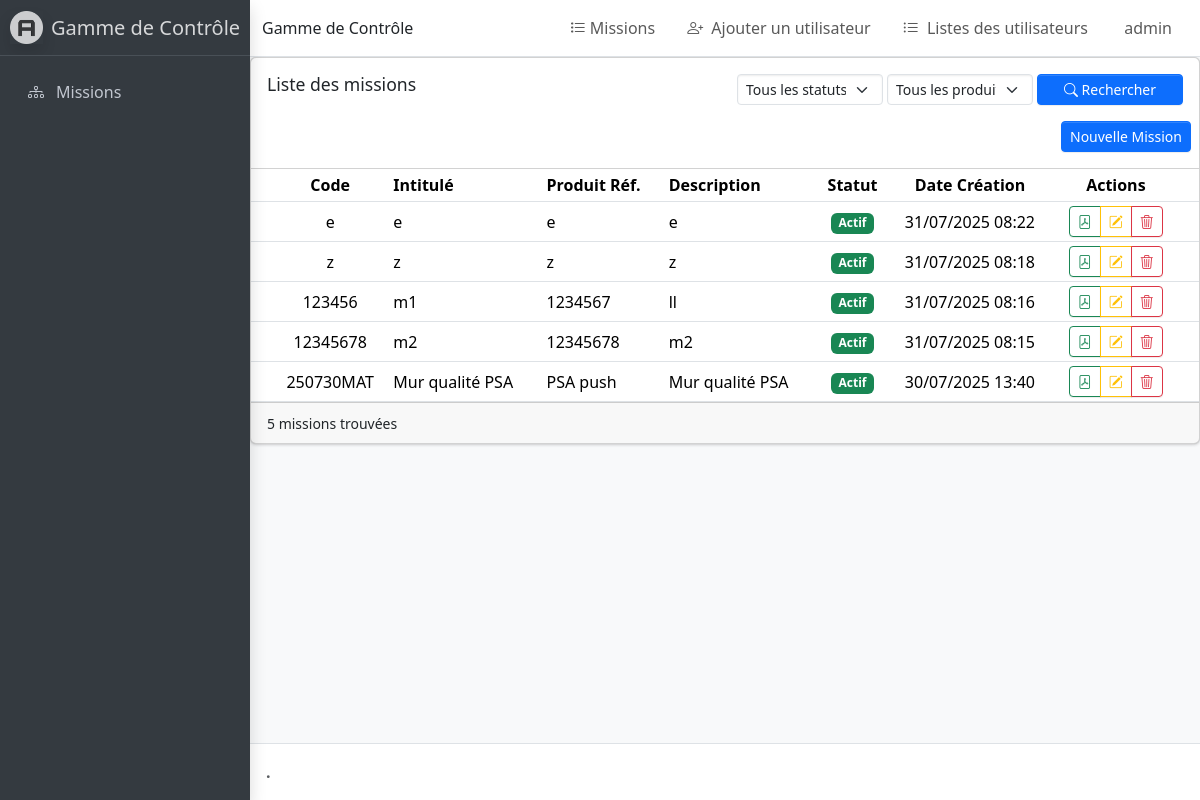
Before: /gamme/missioncontrole/list/ (signed in) with the older database file.
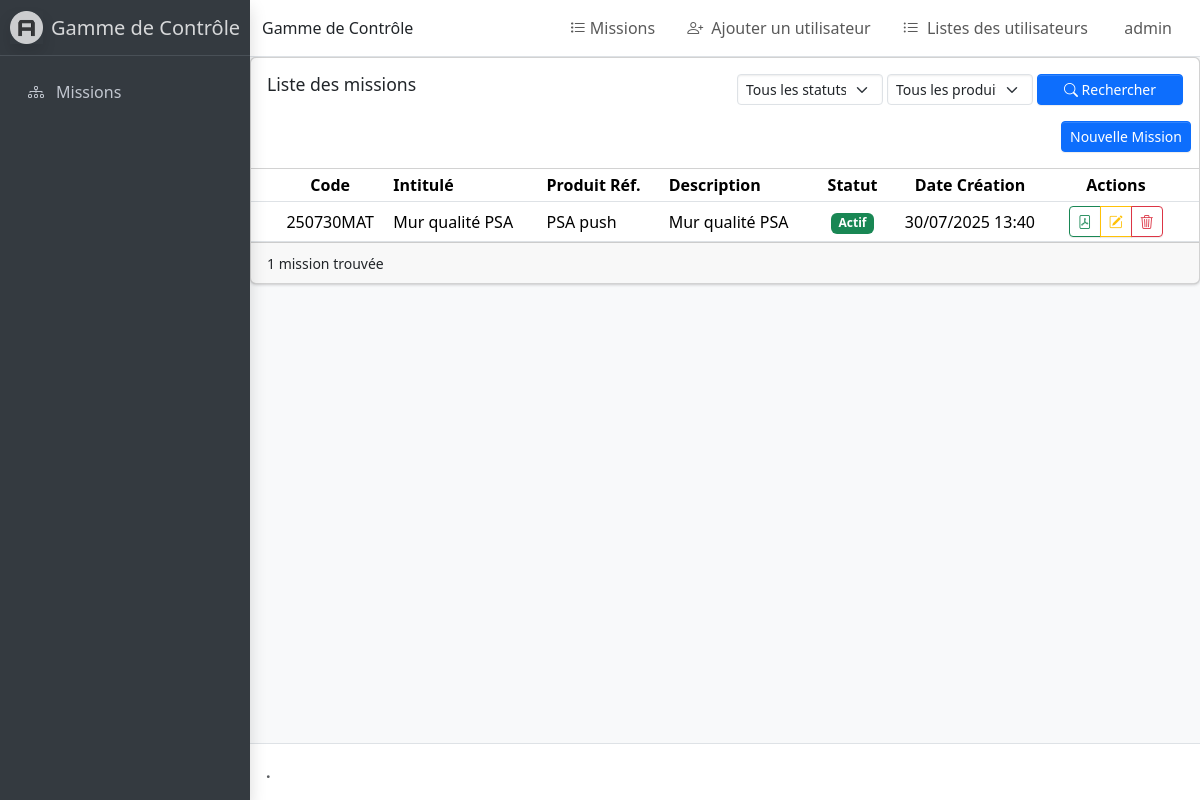
After: the same page with the newer database file.
### Gamme/models.py (models this page shows, shortened)
class MissionControle(models.Model):
    id = models.AutoField(primary_key=True)
    code = models.CharField(max_length=100, unique=True)
    intitule = models.CharField(max_length=100)
    description = models.TextField()
    produitref = models.CharField(max_length=100)
    statut = models.BooleanField(default=True)
    pdf_file = models.FileField(upload_to='gammes_pdf/', null=True, blank=True)
    date_creation = models.DateTimeField(auto_now_add=True)
    date_mise_a_jour = models.DateTimeField(auto_now=True)
    created_by = models.ForeignKey(User, on_delete=models.CASCADE, related_name='mission_created')
    updated_by = models.ForeignKey(User, on_delete=models.CASCADE, related_name='mission_updated', null=True, blank=True)

### Gamme/views.py (the view, shortened to what this page needs)
# urls.py: path('gamme/missioncontrole/list/', MissionControleListView.as_view(), name='missioncontrole_list'),
class MissionControleListView(LoginRequiredMixin, UserPassesTestMixin, ListView):
    model = MissionControle
    template_name = 'gamme/missioncontrole_list.html'
    def test_func(self):
        return self.request.user.is_authenticated
    def get_queryset(self):
        queryset = super().get_queryset()
        if self.request.user.is_op:
            queryset = queryset.filter(statut=True)
        else:
            statut = self.request.GET.get('statut')
            if statut == '1':
                queryset = queryset.filter(statut=True)
            elif statut == '0':
                queryset = queryset.filter(statut=False)
        produitref = self.request.GET.get('produitref')
        if produitref:
            queryset = queryset.filter(produitref__icontains=produitref)
        return queryset.order_by('-date_creation')
    def get_context_data(self, **kwargs):
        context = super().get_context_data(**kwargs)
        produits = MissionControle.objects.values_list('produitref', flat=True).distinct()
        context['produits'] = sorted([p for p in produits if p and p.strip()])
        context['current_statut'] = self.request.GET.get('statut', '')
        context['current_produitref'] = self.request.GET.get('produitref', '')
        context['is_operator'] = self.request.user.is_op
        return context

### Gamme/templates/gamme/missioncontrole_list.html (shortened to what the changed rows need)
{% extends 'Gamme/admin_base.html' %}
{% block content %}
<div class="card mb-4">
    <div class="card-body p-0">
        <table class="table table-sm table-hover">
            <thead class="bg-secondary text-white">
                <tr>
                    <th class="align-middle text-center">Code</th>
                    <th class="align-middle">Intitulé</th>
                    <th class="align-middle">Produit Réf.</th>
                    <th class="align-middle">Description</th>
                    <th class="align-middle text-center">Statut</th>
                    <th class="align-middle text-center">Date Création</th>
                    {% if not is_operator %}<th class="align-middle text-center">Actions</th>{% endif %}
                </tr>
            </thead>
            <tbody>
                {% for mission in object_list %}
                <tr>
                    <td class="align-middle text-center">{{ mission.code }}</td>
                    <td class="align-middle">{{ mission.intitule }}</td>
                    <td class="align-middle">{{ mission.produitref }}</td>
                    <td class="align-middle">{{ mission.description|truncatewords:10 }}</td>
                    <td class="align-middle text-center">
                        {% if mission.statut %}
                        <span class="badge bg-success">Actif</span>
                        {% else %}
                        <span class="badge bg-danger">Inactif</span>
                        {% endif %}
                    </td>
                    <td class="align-middle text-center">{{ mission.date_creation|date:"d/m/Y H:i" }}</td>
                    {% if not is_operator %}
                    <td class="align-middle">
                        <div class="d-flex justify-content-center gap-2">
                            <div class="btn-group">
                                <button type="button" class="btn btn-outline-success btn-sm"
                                        onclick="savePDF('{{ mission.id }}', this)"
                                        title="Enregistrer le PDF">
                                    <i class="bi bi-file-pdf"></i>
                                </button>
                                <a href="{% url 'Gamme:missioncontrole_update' mission.id %}" class="btn btn-outline-warning btn-sm"
                                   title="Modifier">
                                    <i class="bi bi-pencil-square"></i>
                                </a>
                                <button type="button" class="btn btn-outline-danger btn-sm"
                                        onclick="showDeleteConfirmation('{{ mission.id }}')"
                                        title="Supprimer">
                                    <i class="bi bi-trash3"></i>
                                </button>
                            </div>
                        </div>
                    </td>
                    {% endif %}
                </tr>
                {% empty %}
                <tr>
                    <td colspan="{% if is_operator %}6{% else %}7{% endif %}" class="text-center">Aucune mission trouvée</td>
                </tr>
                {% endfor %}
            </tbody>
        </table>
    </div>
    <div class="card-footer clearfix">
        <div class="float-right">
            <small>{{ object_list.count }} mission{{ object_list.count|pluralize }} trouvée{{ object_list.count|pluralize:"s" }}</small>
        </div>
    </div>
</div>
{% endblock %}

Changed rows visible on the page:
removed MissionControle: code "e", intitule "e", produitref "e", description "e", statut "Actif", date_creation "31/07/2025 08:22"
removed MissionControle: code "z", intitule "z", produitref "z", description "z", statut "Actif", date_creation "31/07/2025 08:18"
removed MissionControle: code "123456", intitule "m1", produitref "1234567", description "ll", statut "Actif", date_creation "31/07/2025 08:16"
removed MissionControle: code "12345678", intitule "m2", produitref "12345678", description "m2", statut "Actif", date_creation "31/07/2025 08:15"
Other visible differences:
{{ object_list.count }}: "5" → "1"
